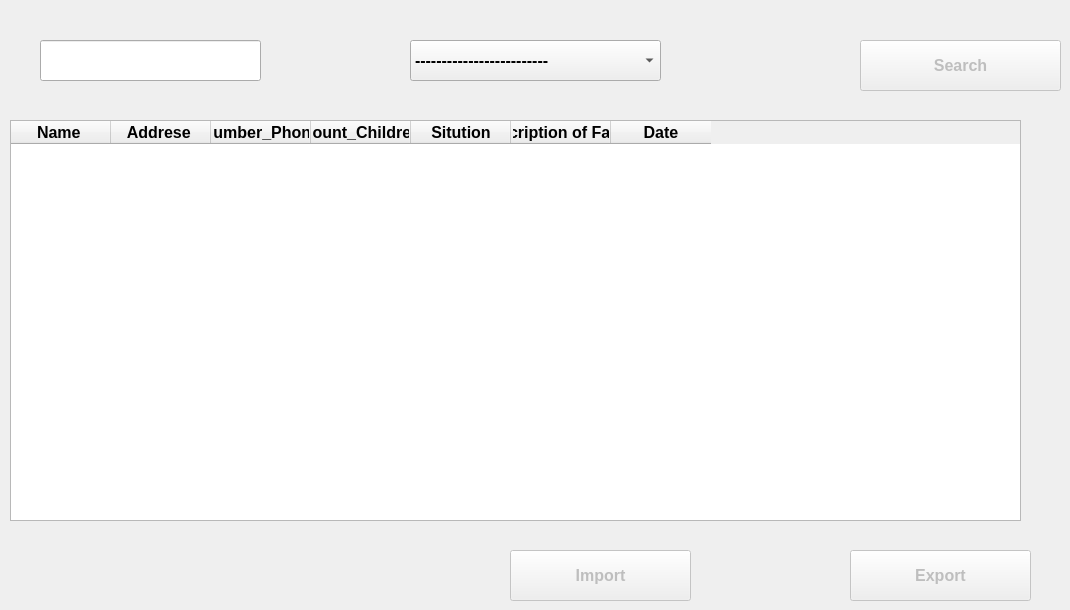
      <widget class="QWidget" name="tab_9">
       <attribute name="title">
        <string>All Familly</string>
       </attribute>
       <widget class="QLineEdit" name="lineEdit_13">
        <property name="geometry">
         <rect>
          <x>40</x>
          <y>40</y>
          <width>221</width>
          <height>41</height>
         </rect>
        </property>
        <property name="font">
         <font>
          <pointsize>12</pointsize>
          <weight>75</weight>
          <bold>true</bold>
         </font>
        </property>
        <property name="text">
         <string/>
        </property>
       </widget>
       <widget class="QTableWidget" name="tableWidget_2">
        <property name="geometry">
         <rect>
          <x>10</x>
          <y>120</y>
          <width>1011</width>
          <height>401</height>
         </rect>
        </property>
        <property name="sizeAdjustPolicy">
         <enum>QAbstractScrollArea::AdjustToContents</enum>
        </property>
        <column>
         <property name="text">
          <string>Name </string>
         </property>
         <property name="font">
          <font>
           <pointsize>12</pointsize>
           <weight>75</weight>
           <bold>true</bold>
          </font>
         </property>
        </column>
        <column>
         <property name="text">
          <string>Addrese </string>
         </property>
         <property name="font">
          <font>
           <pointsize>12</pointsize>
           <weight>75</weight>
           <bold>true</bold>
          </font>
         </property>
        </column>
        <column>
         <property name="text">
          <string>Number_Phone</string>
         </property>
         <property name="font">
          <font>
           <pointsize>12</pointsize>
           <weight>75</weight>
           <bold>true</bold>
          </font>
         </property>
        </column>
        <column>
         <property name="text">
          <string>Count_Children</string>
         </property>
         <property name="font">
          <font>
           <pointsize>12</pointsize>
           <weight>75</weight>
           <bold>true</bold>
          </font>
         </property>
        </column>
        <column>
         <property name="text">
          <string>Sitution</string>
         </property>
         <property name="font">
          <font>
           <pointsize>12</pointsize>
           <weight>75</weight>
           <bold>true</bold>
          </font>
         </property>
        </column>
        <column>
         <property name="text">
          <string>Description of Family</string>
         </property>
         <property name="font">
          <font>
           <pointsize>12</pointsize>
           <weight>75</weight>
           <bold>true</bold>
          </font>
         </property>
        </column>
        <column>
         <property name="text">
          <string>Date</string>
         </property>
         <property name="font">
          <font>
           <pointsize>12</pointsize>
           <weight>75</weight>
           <bold>true</bold>
          </font>
         </property>
        </column>
       </widget>
       <widget class="QComboBox" name="comboBox_2">
        <property name="geometry">
         <rect>
          <x>410</x>
          <y>40</y>
          <width>251</width>
          <height>41</height>
         </rect>
        </property>
        <property name="font">
         <font>
          <pointsize>12</pointsize>
          <weight>75</weight>
          <bold>true</bold>
         </font>
        </property>
        <item>
         <property name="text">
          <string>-------------------------</string>
         </property>
        </item>
        <item>
         <property name="text">
          <string>Name</string>
         </property>
        </item>
        <item>
         <property name="text">
          <string>Addrese</string>
         </property>
        </item>
        <item>
         <property name="text">
          <string>Number_phone</string>
         </property>
        </item>
        <item>
         <property name="text">
          <string>Count_children</string>
         </property>
        </item>
        <item>
         <property name="text">
          <string>Sitution</string>
         </property>
        </item>
       </widget>
       <widget class="QPushButton" name="pushButton_10">
        <property name="enabled">
         <bool>false</bool>
        </property>
        <property name="geometry">
         <rect>
          <x>860</x>
          <y>40</y>
          <width>201</width>
          <height>51</height>
         </rect>
        </property>
        <property name="font">
         <font>
          <pointsize>12</pointsize>
          <weight>75</weight>
          <bold>true</bold>
         </font>
        </property>
        <property name="text">
         <string>Search</string>
        </property>
        <property name="icon">
         <iconset>
          <normaloff>icons/search.png</normaloff>icons/search.png</iconset>
        </property>
        <property name="iconSize">
         <size>
          <width>40</width>
          <height>40</height>
         </size>
        </property>
       </widget>
       <widget class="QPushButton" name="pushButton_20">
        <property name="enabled">
         <bool>false</bool>
        </property>
        <property name="geometry">
         <rect>
          <x>850</x>
          <y>550</y>
          <width>181</width>
          <height>51</height>
         </rect>
        </property>
        <property name="font">
         <font>
          <pointsize>12</pointsize>
          <weight>75</weight>
          <bold>true</bold>
         </font>
        </property>
        <property name="text">
         <string>Export</string>
        </property>
        <property name="icon">
         <iconset>
          <normaloff>icons/export.png</normaloff>icons/export.png</iconset>
        </property>
        <property name="iconSize">
         <size>
          <width>40</width>
          <height>40</height>
         </size>
        </property>
       </widget>
       <widget class="QPushButton" name="pushButton_21">
        <property name="enabled">
         <bool>false</bool>
        </property>
        <property name="geometry">
         <rect>
          <x>510</x>
          <y>550</y>
          <width>181</width>
          <height>51</height>
         </rect>
        </property>
        <property name="font">
         <font>
          <pointsize>12</pointsize>
          <weight>75</weight>
          <bold>true</bold>
         </font>
        </property>
        <property name="text">
         <string>Import</string>
        </property>
        <property name="icon">
         <iconset>
          <normaloff>icons/import.png</normaloff>icons/import.png</iconset>
        </property>
        <property name="iconSize">
         <size>
          <width>40</width>
          <height>40</height>
         </size>
        </property>
       </widget>
      </widget>
